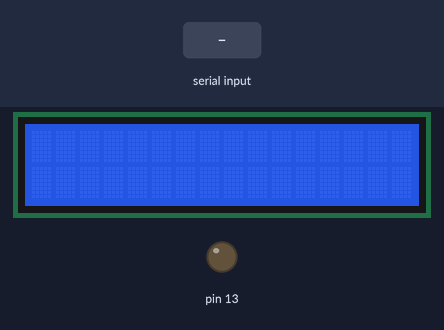
A sketch run on a simulated Arduino Uno, built with avr-gcc and run on an emulated ATmega328P. Parts: 16×2 character LCD, output pins drawn as LEDs (lit = HIGH). The inputs (shaded band) are chosen by the test bench.

Above: at 1.2 s.
1.3 s: "PEN10RS" received over Serial
At 1.9 s:
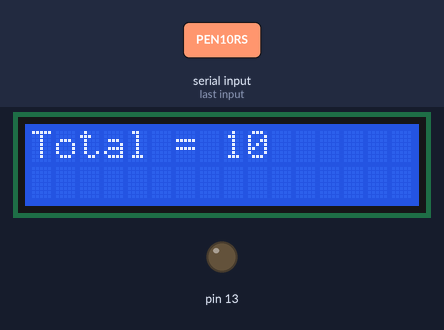
At 3.7 s:
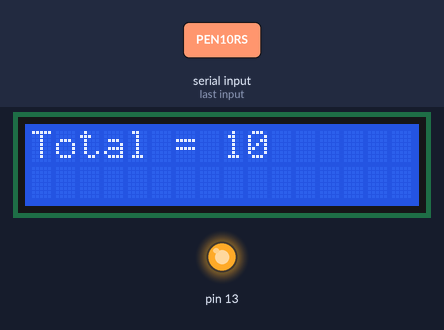
4.0 s: "Done" received over Serial
At 5.2 s:
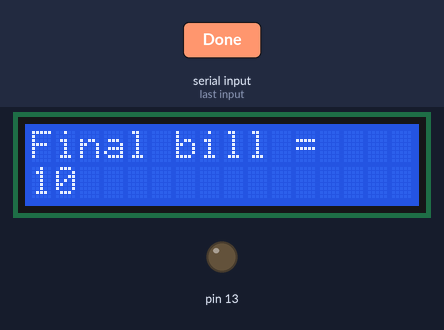
Timing chart, 0 to 7.0 s (numbered marks = the images above; inputs shaded):
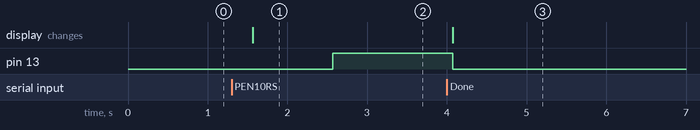

The sketch:

Code.ino
```cpp
#include<LiquidCrystal.h>
LiquidCrystal lcd(2, 3, 4, 5, 6, 7);

int count = 0;
char c;
String id;
int total = 0;
int last = 0 ;

void setup()
{
  Serial.begin(9600);
  pinMode(13, OUTPUT);
  lcd.begin(16,2);

}

void loop() {
  while(Serial.available()>0)
  {
   c = Serial.read();
   count++;
   id += c;
   if(count > 0)
    {
      if(id=="PEN10RS")
      {
        lcd.clear();
        total = total + 10;
        lcd.print("Total = ");
        lcd.print(total);
        delay(1000);
        last = 10 ;
        digitalWrite(13, HIGH);
      }
      if(id=="BISCUIT20RS")
      {
        lcd.clear();
        total = total + 20;
        lcd.print("Total = ");
        lcd.print(total);
        delay(1000);
        last = 20 ;
        digitalWrite(13, HIGH);
      }
      if(id=="OIL200RS")
      {
        lcd.clear();
        total = total + 200;
        lcd.print("Total = ");
        lcd.print(total);
        delay(1000);
        last = 200;
        digitalWrite(13, HIGH);
      }
      if(id=="CHEESE100RS")
      {
        lcd.clear();
        total = total + 100;
        lcd.print("Total = ");
        lcd.print(total);
        delay(1000);
        last = 100;
        digitalWrite(13, HIGH);
      }
      if(id=="BREAD50RS")
      {
        lcd.clear();
        total = total + 50;
        lcd.print("Total = ");
        lcd.print(total);
        delay(1000);
        last = 50;
        digitalWrite(13, HIGH);

      }
      if(id=="Done")
      {
        lcd.clear();
        lcd.setCursor(1,0);
        lcd.print("Final bill = ");
        lcd.setCursor(1,1);
        lcd.print(total);
        lcd.command(0x18);
        digitalWrite(13, LOW);
      }
      if(id=="Remove")
      {
        lcd.clear();
        total = total - last ;
        lcd.print("Total = ");
        lcd.print(total);
        delay(1000);
      }
    }
  }
  count = 0;
  id="";
  delay(500);

}
```

Measured:
- after the input at 1.3 s, pin 13: LOW → HIGH after 1.3 s; the display: changes after 0.27 s (image 1)
- after the input at 4.0 s, pin 13: HIGH → LOW after 0.07 s; the display: changes after 0.07 s (image 3)
